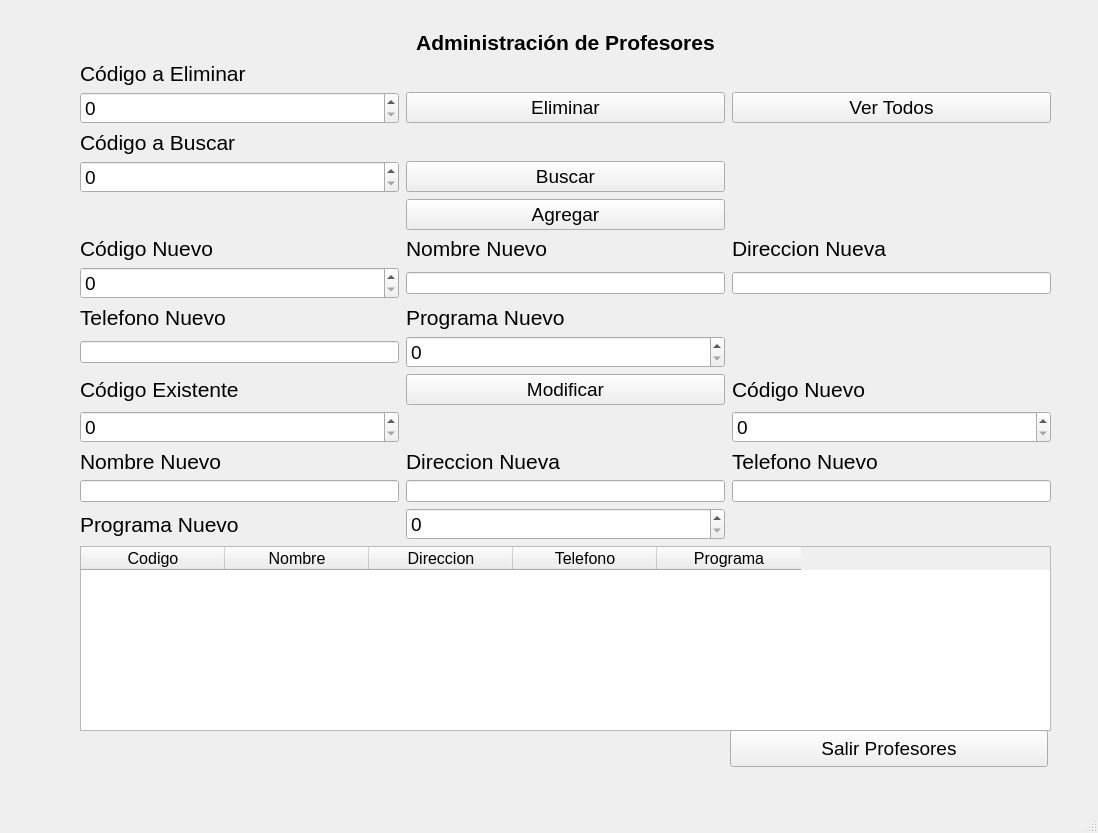
<?xml version="1.0" encoding="UTF-8"?>
<ui version="4.0">
 <class>MainWindow</class>
 <widget class="QMainWindow" name="MainWindow">
  <property name="geometry">
   <rect>
    <x>0</x>
    <y>0</y>
    <width>1098</width>
    <height>833</height>
   </rect>
  </property>
  <property name="windowTitle">
   <string>MainWindow</string>
  </property>
  <widget class="QWidget" name="centralwidget">
   <widget class="QWidget" name="layoutWidget">
    <property name="geometry">
     <rect>
      <x>80</x>
      <y>30</y>
      <width>971</width>
      <height>701</height>
     </rect>
    </property>
    <layout class="QGridLayout" name="gridLayout">
     <property name="horizontalSpacing">
      <number>7</number>
     </property>
     <item row="17" column="0">
      <widget class="QLabel" name="LProgramaModificar">
       <property name="font">
        <font>
         <pointsize>16</pointsize>
        </font>
       </property>
       <property name="text">
        <string>Programa Nuevo</string>
       </property>
      </widget>
     </item>
     <item row="14" column="0">
      <widget class="QLabel" name="LNombreModificar">
       <property name="font">
        <font>
         <pointsize>16</pointsize>
        </font>
       </property>
       <property name="text">
        <string>Nombre Nuevo</string>
       </property>
      </widget>
     </item>
     <item row="8" column="0">
      <widget class="QLabel" name="LTelefonoNuevo">
       <property name="font">
        <font>
         <pointsize>16</pointsize>
        </font>
       </property>
       <property name="text">
        <string>Telefono Nuevo</string>
       </property>
      </widget>
     </item>
     <item row="6" column="2">
      <widget class="QLabel" name="LContactoAgregar">
       <property name="font">
        <font>
         <pointsize>16</pointsize>
        </font>
       </property>
       <property name="text">
        <string>Direccion Nueva</string>
       </property>
      </widget>
     </item>
     <item row="6" column="1">
      <widget class="QLabel" name="LCodigoNombreNuevo">
       <property name="font">
        <font>
         <pointsize>16</pointsize>
        </font>
       </property>
       <property name="text">
        <string>Nombre Nuevo</string>
       </property>
      </widget>
     </item>
     <item row="4" column="0">
      <widget class="QSpinBox" name="SBCodigoBuscar">
       <property name="font">
        <font>
         <pointsize>14</pointsize>
        </font>
       </property>
       <property name="maximum">
        <number>1000</number>
       </property>
      </widget>
     </item>
     <item row="1" column="0" colspan="2">
      <widget class="QLabel" name="LCodigoEliminar">
       <property name="font">
        <font>
         <pointsize>16</pointsize>
        </font>
       </property>
       <property name="text">
        <string>Código a Eliminar</string>
       </property>
      </widget>
     </item>
     <item row="3" column="0">
      <widget class="QLabel" name="LCodigoModificar">
       <property name="font">
        <font>
         <pointsize>16</pointsize>
        </font>
       </property>
       <property name="text">
        <string>Código a Buscar</string>
       </property>
      </widget>
     </item>
     <item row="6" column="0">
      <widget class="QLabel" name="LCodigoNuevo">
       <property name="font">
        <font>
         <pointsize>16</pointsize>
        </font>
       </property>
       <property name="text">
        <string>Código Nuevo</string>
       </property>
      </widget>
     </item>
     <item row="7" column="1">
      <widget class="QLineEdit" name="LEAgregarNombre"/>
     </item>
     <item row="14" column="1">
      <widget class="QLabel" name="LDireccionModificar">
       <property name="font">
        <font>
         <pointsize>16</pointsize>
        </font>
       </property>
       <property name="text">
        <string>Direccion Nueva</string>
       </property>
      </widget>
     </item>
     <item row="8" column="1">
      <widget class="QLabel" name="LProgramaNuevo">
       <property name="font">
        <font>
         <pointsize>16</pointsize>
        </font>
       </property>
       <property name="text">
        <string>Programa Nuevo</string>
       </property>
      </widget>
     </item>
     <item row="15" column="2">
      <widget class="QLineEdit" name="LEModificarTelefono"/>
     </item>
     <item row="4" column="1">
      <widget class="QPushButton" name="PBBuscar">
       <property name="font">
        <font>
         <pointsize>14</pointsize>
        </font>
       </property>
       <property name="text">
        <string>Buscar</string>
       </property>
      </widget>
     </item>
     <item row="15" column="1">
      <widget class="QLineEdit" name="LEModificarDireccion"/>
     </item>
     <item row="7" column="0">
      <widget class="QSpinBox" name="SBCodigoNuevo">
       <property name="font">
        <font>
         <pointsize>14</pointsize>
        </font>
       </property>
       <property name="maximum">
        <number>1000</number>
       </property>
      </widget>
     </item>
     <item row="12" column="0">
      <widget class="QSpinBox" name="SBCodigoExistente">
       <property name="font">
        <font>
         <pointsize>14</pointsize>
        </font>
       </property>
       <property name="maximum">
        <number>1000</number>
       </property>
      </widget>
     </item>
     <item row="7" column="2">
      <widget class="QLineEdit" name="LEAgregarContacto"/>
     </item>
     <item row="18" column="0" colspan="3">
      <widget class="QTableWidget" name="TWTabla">
       <property name="minimumSize">
        <size>
         <width>711</width>
         <height>0</height>
        </size>
       </property>
       <property name="font">
        <font>
         <pointsize>12</pointsize>
        </font>
       </property>
       <property name="sizeAdjustPolicy">
        <enum>QAbstractScrollArea::AdjustToContents</enum>
       </property>
       <attribute name="horizontalHeaderDefaultSectionSize">
        <number>144</number>
       </attribute>
       <attribute name="verticalHeaderMinimumSectionSize">
        <number>60</number>
       </attribute>
       <column>
        <property name="text">
         <string>Codigo</string>
        </property>
       </column>
       <column>
        <property name="text">
         <string>Nombre</string>
        </property>
       </column>
       <column>
        <property name="text">
         <string>Direccion</string>
        </property>
       </column>
       <column>
        <property name="text">
         <string>Telefono</string>
        </property>
       </column>
       <column>
        <property name="text">
         <string>Programa</string>
        </property>
       </column>
      </widget>
     </item>
     <item row="10" column="0">
      <widget class="QLabel" name="LCodigoExistente">
       <property name="font">
        <font>
         <pointsize>16</pointsize>
        </font>
       </property>
       <property name="text">
        <string>Código Existente</string>
       </property>
      </widget>
     </item>
     <item row="2" column="0">
      <widget class="QSpinBox" name="SBCodigoEliminar">
       <property name="font">
        <font>
         <pointsize>14</pointsize>
        </font>
       </property>
       <property name="maximum">
        <number>1000</number>
       </property>
      </widget>
     </item>
     <item row="2" column="2">
      <widget class="QPushButton" name="PBTodas">
       <property name="font">
        <font>
         <pointsize>14</pointsize>
        </font>
       </property>
       <property name="text">
        <string>Ver Todos</string>
       </property>
      </widget>
     </item>
     <item row="2" column="1">
      <widget class="QPushButton" name="PBEliminar">
       <property name="font">
        <font>
         <pointsize>14</pointsize>
        </font>
       </property>
       <property name="text">
        <string>Eliminar</string>
       </property>
      </widget>
     </item>
     <item row="0" column="0" colspan="3">
      <widget class="QLabel" name="LTitulo">
       <property name="minimumSize">
        <size>
         <width>100</width>
         <height>0</height>
        </size>
       </property>
       <property name="font">
        <font>
         <pointsize>16</pointsize>
         <weight>75</weight>
         <bold>true</bold>
        </font>
       </property>
       <property name="text">
        <string>Administración de Profesores</string>
       </property>
       <property name="alignment">
        <set>Qt::AlignCenter</set>
       </property>
      </widget>
     </item>
     <item row="5" column="1">
      <widget class="QPushButton" name="PBAgregar">
       <property name="font">
        <font>
         <pointsize>14</pointsize>
        </font>
       </property>
       <property name="text">
        <string>Agregar</string>
       </property>
      </widget>
     </item>
     <item row="10" column="1">
      <widget class="QPushButton" name="PBModificar">
       <property name="font">
        <font>
         <pointsize>14</pointsize>
        </font>
       </property>
       <property name="text">
        <string>Modificar</string>
       </property>
      </widget>
     </item>
     <item row="15" column="0">
      <widget class="QLineEdit" name="LENombreModificar"/>
     </item>
     <item row="14" column="2">
      <widget class="QLabel" name="LTelefonoModificar">
       <property name="font">
        <font>
         <pointsize>16</pointsize>
        </font>
       </property>
       <property name="text">
        <string>Telefono Nuevo</string>
       </property>
      </widget>
     </item>
     <item row="9" column="0">
      <widget class="QLineEdit" name="LETelefonoNuevo"/>
     </item>
     <item row="10" column="2">
      <widget class="QLabel" name="LCodigoModifica">
       <property name="font">
        <font>
         <pointsize>16</pointsize>
        </font>
       </property>
       <property name="text">
        <string>Código Nuevo</string>
       </property>
      </widget>
     </item>
     <item row="12" column="2">
      <widget class="QSpinBox" name="SBCodigoModificar">
       <property name="font">
        <font>
         <pointsize>14</pointsize>
        </font>
       </property>
       <property name="maximum">
        <number>1000</number>
       </property>
      </widget>
     </item>
     <item row="17" column="1">
      <widget class="QSpinBox" name="SBProgramaModificar">
       <property name="font">
        <font>
         <pointsize>14</pointsize>
        </font>
       </property>
       <property name="maximum">
        <number>1000</number>
       </property>
      </widget>
     </item>
     <item row="9" column="1">
      <widget class="QSpinBox" name="SBProgramaNuevo">
       <property name="font">
        <font>
         <pointsize>14</pointsize>
        </font>
       </property>
       <property name="maximum">
        <number>1000</number>
       </property>
      </widget>
     </item>
    </layout>
   </widget>
   <widget class="QPushButton" name="PBSalir">
    <property name="geometry">
     <rect>
      <x>730</x>
      <y>730</y>
      <width>318</width>
      <height>37</height>
     </rect>
    </property>
    <property name="font">
     <font>
      <pointsize>14</pointsize>
     </font>
    </property>
    <property name="text">
     <string>Salir Profesores</string>
    </property>
   </widget>
  </widget>
  <widget class="QStatusBar" name="statusbar"/>
 </widget>
 <tabstops>
  <tabstop>SBCodigoEliminar</tabstop>
  <tabstop>PBEliminar</tabstop>
  <tabstop>TWTabla</tabstop>
 </tabstops>
 <resources/>
 <connections/>
</ui>
